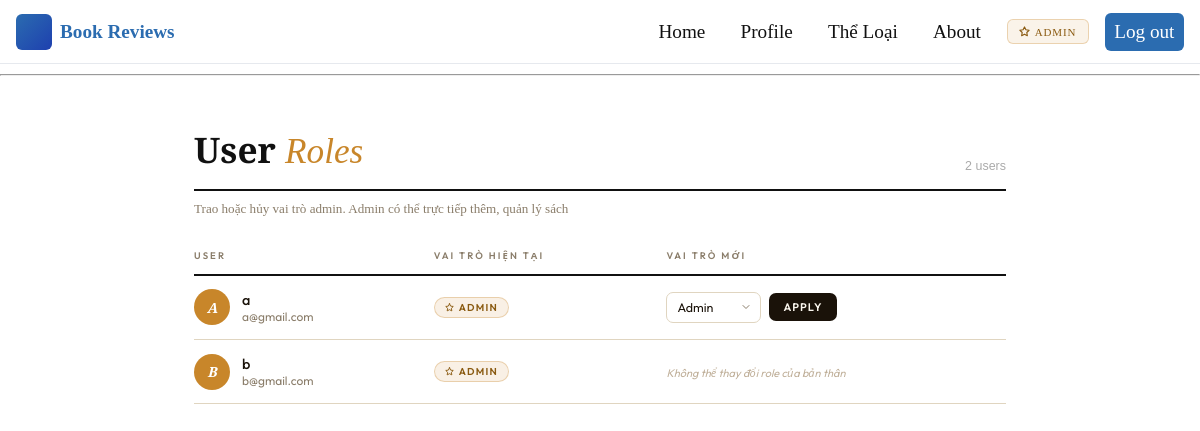
/admin/users (signed in), run on the app's committed database.
### app/models.py (models this page shows, shortened)
class User(UserMixin, db.Model):
    id: so.Mapped[int] = so.mapped_column(primary_key=True)
    username: so.Mapped[str] = so.mapped_column(sa.String(64), index=True, unique=True)
    email: so.Mapped[str] = so.mapped_column(sa.String(120), index=True, unique=True)
    password_hash: so.Mapped[Optional[str]] = so.mapped_column(sa.String(256))
    role: so.Mapped[str] = so.mapped_column(sa.String(16), nullable=False, default='customer')
    books: so.WriteOnlyMapped['Book'] = so.relationship(back_populates='added_by_user')  # FIXED
    reviews: so.WriteOnlyMapped['Review'] = so.relationship(back_populates='author')
    @property
    def is_admin(self):
        return self.role == 'admin'
    @property
    def is_customer(self):
        return self.role == 'customer'

### app/routes.py (the view)
@app.route('/admin/users')
@admin_required
def admin_users():
    users = db.session.scalars(sa.select(User).order_by(User.username)).all()
    return render_template('admin_users.html', title='Manage Users', users=users)

### app/models.py (called while the page is built)
@login.user_loader
def load_user(id):
    return db.session.get(User, int(id))

### app/routes.py (called while the page is built)
def admin_required(f):
    @wraps(f)
    def decorated(*args, **kwargs):
        if not current_user.is_authenticated:
            return redirect(url_for('login'))
        if not current_user.is_admin:
            abort(403)
        return f(*args, **kwargs)
    return decorated

### app/templates/admin_users.html (shortened to what this page needs)
{% extends "base.html" %}
{% block content %}
<div class="admin-wrap">
  <div class="admin-header">
    <h1>User <em>Roles</em></h1>
    <span style="font-family: Arial, Helvetica, sans-serif; font-size:0.78rem; color:#aaa;">
      {{ users|length }} user{{ 's' if users|length != 1 else '' }}
    </span>
  </div>
  <p class="admin-subtitle">Trao hoặc hủy vai trò admin. Admin có thể trực tiếp thêm, quản lý sách</p>
  {% if users %}
  <table class="users-table">
    <thead>
      <tr>
        <th>User</th>
        <th>Vai trò hiện tại</th>
        <th>Vai trò mới</th>
      </tr>
    </thead>
    <tbody>
      {% for user in users %}
      <tr>
        <td>
          <div class="user-cell">
            <div class="avatar {% if user.is_admin %}admin-av{% endif %}">
              {{ user.username[0].upper() }}
            </div>
            <div>
              <div class="user-name">{{ user.username }}</div>
              <div class="user-email">{{ user.email }}</div>
            </div>
          </div>
        </td>
        <td>
          {% if user.is_admin %}
            <span class="role-badge role-admin">
              <svg width="9" height="9" viewBox="0 0 24 24" fill="none" stroke="currentColor" stroke-width="2.5" stroke-linecap="round" stroke-linejoin="round"><path d="M12 2l3.09 6.26L22 9.27l-5 4.87 1.18 6.88L12 17.77l-6.18 3.25L7 14.14 2 9.27l6.91-1.01L12 2z"/></svg>
              Admin
            </span>
          {% else %}
            <span class="role-badge role-customer">
              <svg width="9" height="9" viewBox="0 0 24 24" fill="none" stroke="currentColor" stroke-width="2" stroke-linecap="round" stroke-linejoin="round"><circle cx="12" cy="8" r="4"/><path d="M4 20c0-3.866 3.582-7 8-7s8 3.134 8 7"/></svg>
              Customer
            </span>
          {% endif %}
        </td>
        <td>
          {% if user.id == current_user.id %}
            <span class="self-note">Không thể thay đổi role của bản thân</span>
          {% else %}
            <form class="role-form" action="{{ url_for('admin_set_role', user_id=user.id) }}" method="post">
              <select class="role-select" name="role" aria-label="Select role for {{ user.username }}">
                <option value="admin"    {% if user.is_admin    %}selected{% endif %}>Admin</option>
              </select>
              <button type="submit" class="btn-apply">
                <span>Apply</span>
              </button>
            </form>
          {% endif %}
        </td>
      </tr>
      {% endfor %}
    </tbody>
  </table>
  {% else %}
    <div class="empty-state">No users registered yet.</div>
  {% endif %}
</div>
{% endblock %}

### app/templates/base.html (shortened to what this page needs)
<!doctype html>
<html lang="en">
	<head>
	</head>
	<body>
		<header class="navbar" role="banner">
			<a href="/index" class="brand" aria-label="Book Reviews home">
				<span class="logo" aria-hidden="true"></span>
				<span>Book Reviews</span>
			</a>
			<nav role="navigation" aria-label="Primary" class="">
				<div id="primary-navigation" class="nav-links">
					<a href="{{ url_for('index') }}" class="nav_but">Home</a>
					<a href="{{ url_for('user', username = current_user.username) }}" class="nav_but">Profile</a>
					<div class="dropdown">
						<a href="#categories" class="dropdown-toggle" role="button" aria-haspopup="true" aria-expanded="false">Thể Loại</a>
					</div>
					<a href="#about" class="nav_but">About</a>
					{% if current_user.is_authenticated and current_user.is_admin %}
					<a href="{{ url_for('admin_users') }}" class="nav-admin">
						<svg width="11" height="11" viewBox="0 0 24 24" fill="none" stroke="currentColor" stroke-width="2.5" stroke-linecap="round" stroke-linejoin="round"><path d="M12 2l3.09 6.26L22 9.27l-5 4.87 1.18 6.88L12 17.77l-6.18 3.25L7 14.14 2 9.27l6.91-1.01L12 2z"/></svg>
						Admin
					</a>
					{% endif %}
					{% if current_user.is_anonymous %}
					<a href="{{ url_for('login') }}" class="cta" style="color:white;">Log in</a>
					{% else %}
					<a href="{{ url_for('logout') }}" class="cta" style="color:white;">Log out</a>
					{% endif %}
				</div>
			</nav>
		</header>
		<hr>
		<main>
			{% block content %}{% endblock %}
		</main>
	</body>
</html>

### app/templates/base.html (style rules this page uses)
:root { --bg:#ffffff; --accent:#2b6cb0; --muted:#6b7280; --nav-height:64px; }
* { box-sizing:border-box }
body { margin:0;font-family:'Times New Roman', Times, serif;color:#111;background:var(--bg); font-size: 1.2rem; }
.navbar { display:flex;align-items:center;justify-content:space-between;height:var(--nav-height);padding:0 1rem;border-bottom:1px solid #e6e9ee }
.brand { display:flex;align-items:center;gap:0.5rem;font-weight:700;color:var(--accent);text-decoration:none }
.brand .logo { width:36px;height:36px;border-radius:6px;background:linear-gradient(135deg,var(--accent),#1e40af);display:inline-block }
.nav-links { display:flex;gap:1rem;align-items:center }
.nav-links a { color:#111;text-decoration:none;padding:0.5rem 0.6rem;border-radius:6px;font-weight:500 }
.cta { background:var(--accent);color:#fff;padding:0.45rem 0.75rem;border-radius:6px }
.dropdown { position:relative }
.dropdown-toggle { color:#111;text-decoration:none;padding:0.5rem 0.6rem;border-radius:6px;font-weight:500;display:inline-block }
.nav-admin { font-size: 11px; font-weight: 600; letter-spacing: 0.08em; text-transform: uppercase; color: #8a5a10 !important; background: rgba(200,134,42,0.10); border: 1px solid rgba(200,134,42,0.3); border-radius: 6px; padding: 0.35rem 0.7rem !important; display: inline-flex; align-items: center; gap: 5px; transition: background 0.2s, border-color 0.2s; }
main { padding:0 }
h1 { margin:0 0 0.5rem 0 }

### data on the page
User: username "A", username "a", email "a@gmail.com", shows "ADMIN", role "Admin"
User: username "B", username "b", email "b@gmail.com", role "admin" (drawn), shows "Không thể thay đổi role của bản thân"

### other printed values
{{ users|length }} "2"
{{ 's' if users|length != 1 else '' }} "s"
